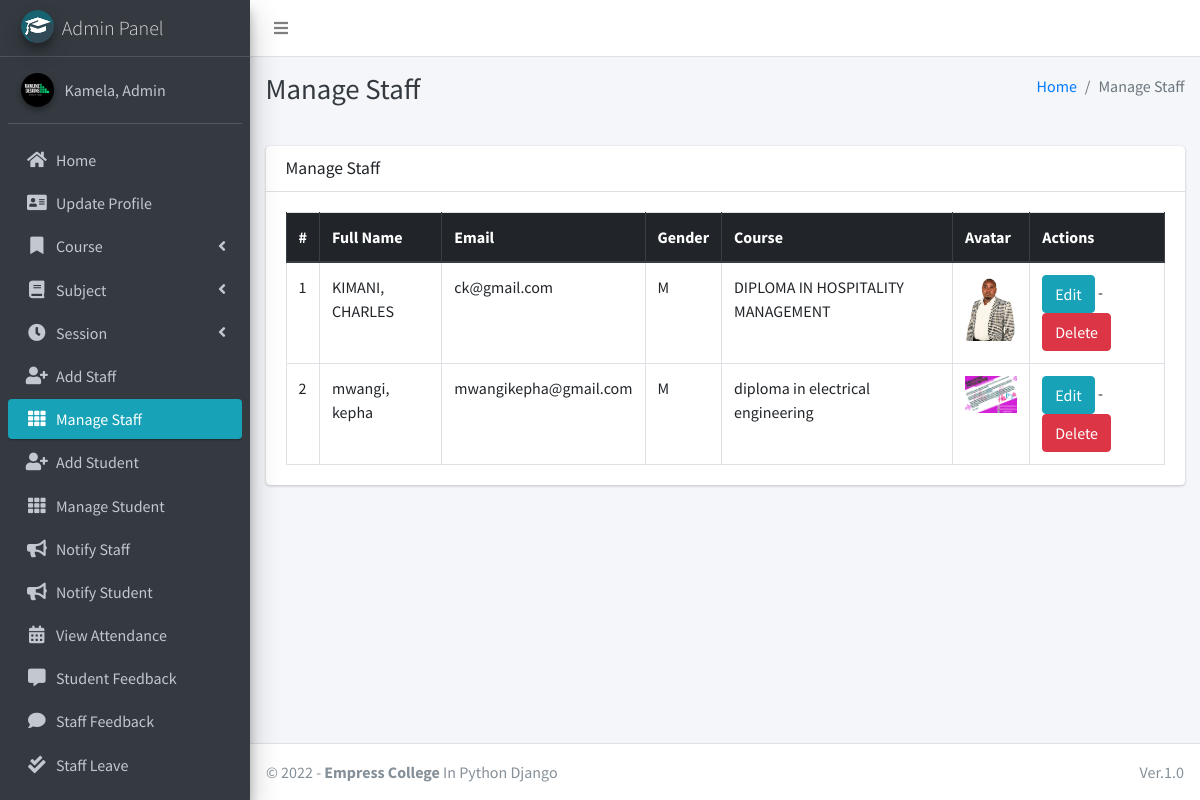
Page /staff/manage/ (signed in) on the committed database.
### main_app/models.py (models this page shows, shortened)
class CustomUser(AbstractUser):
    USER_TYPE = ((1, "HOD"), (2, "Staff"), (3, "Student"))
    GENDER = [("M", "Male"), ("F", "Female")]
    username = None  # Removed username, using email instead
    email = models.EmailField(unique=True)
    user_type = models.CharField(default=1, choices=USER_TYPE, max_length=1)
    gender = models.CharField(max_length=1, choices=GENDER)
    profile_pic = models.ImageField()
    address = models.TextField()
    fcm_token = models.TextField(default="")  # For firebase notifications
    created_at = models.DateTimeField(auto_now_add=True)
    updated_at = models.DateTimeField(auto_now=True)
    USERNAME_FIELD = "email"
    REQUIRED_FIELDS = []
    objects = CustomUserManager()
    def __str__(self):
        return self.last_name + ", " + self.first_name

class Staff(models.Model):
    course = models.ForeignKey(Course, on_delete=models.DO_NOTHING, null=True, blank=False)
    admin = models.OneToOneField(CustomUser, on_delete=models.CASCADE)

class Course(models.Model):
    name = models.CharField(max_length=120)
    created_at = models.DateTimeField(auto_now_add=True)
    updated_at = models.DateTimeField(auto_now=True)

### main_app/hod_views.py (the view)
# urls.py: path("staff/manage/", hod_views.manage_staff, name='manage_staff'),
def manage_staff(request):
    allStaff = CustomUser.objects.filter(user_type=2)
    context = {
        'allStaff': allStaff,
        'page_title': 'Manage Staff'
    }
    return render(request, "hod_template/manage_staff.html", context)

### main_app/templates/hod_template/manage_staff.html
{% extends 'main_app/base.html' %}
{% load static %}
{% block page_title %}{{page_title}}{% endblock page_title %}
{% block content %}
<section class="content">
    <div class="container-fluid">
        <div class="row">
            <div class="col-md-12">
                <div class="card">
                    <div class="card-header">
                        <h3 class="card-title">{{page_title}}</h3>
                    </div>
                    <div class="card-body">
                        <table id="example2" class="table table-bordered table-hover">
                            <thead class="thead-dark">
                                <tr>
                                    <th>#</th>
                                    <th>Full Name</th>
                                    <th>Email</th>
                                    <th>Gender</th>
                                    <th>Course</th>
                                    <th>Avatar</th>
                                    <th>Actions</th>
                                </tr>
                            </thead>
                            <tbody>
                                {% for staff in allStaff %}
                                <tr>
                                    <td>{{ forloop.counter }}</td>
                                    <td>{{staff.last_name}}, {{staff.first_name}}</td>
                                    <td>{{staff.email}}</td>
                                    <td>{{staff.gender}}</td>
                                    <td>{{staff.staff.course.name}}</td>
                                    <td>
                                        {% if staff.profile_pic == ""  %}
                                        No Image
                                        {% else %}
                                        <img class="img img-fluid mb-2" height="56" width="56"
                                            src="{{staff.profile_pic}}" alt="">
                                        {% endif %}
                                    </td>
                                    <td>
                                        <a href="{% url 'edit_staff' staff.staff.id %}" class="btn btn-info">Edit</a> -
                                        <a href="{% url 'delete_staff' staff.staff.id %}" class="btn btn-danger" onclick="return confirm('Are you sure about this ?')">Delete</a>
                                    </td>
                                </tr>
                                {% endfor %}
                            </tbody>
                        </table>
                    </div>
                </div>
            </div>
        </div>
    </div>
</section>
{% endblock content %}

### main_app/templates/main_app/sidebar_template.html (shortened to what this page needs)
{% load static %}
<aside class="main-sidebar sidebar-dark-info elevation-4">
    {% if request.user.user_type == '1' %}
    <a href="{% url 'admin_home' %}" class="brand-link">
        <img src="{% static 'dist/img/cmsl.png' %} " alt="AdminLTE Logo"
            class="brand-image img-circle elevation-3" >
        <span class="brand-text font-weight-light">Admin Panel</span>
    </a>
    <div class="sidebar">
        <div class="user-panel mt-3 pb-3 mb-3 d-flex">
            <div class="image">
                <img src="{{ request.user.profile_pic}}" class="img-circle elevation-2" alt="User Image">
            </div>
            <div class="info">
                <a href="#" class="d-block">{{user}}</a>
            </div>
        </div>
        <nav class="mt-2">
            <ul class="nav nav-pills nav-sidebar flex-column" data-widget="treeview" role="menu" data-accordion="false">
                <li class="nav-item">
                    {% url 'admin_home' as admin_home %}
                    <a href="{{admin_home}}" class="nav-link {% if admin_home == request.path %} active {% endif %}">
                        <i class="nav-icon fas fa-home"></i>
                        <p>
                            Home
                        </p>
                    </a>
                </li>
                <li class="nav-item">
                    {% url 'admin_view_profile' as admin_view_profile %}
                    <a href="{{admin_view_profile}}"
                        class="nav-link {% if admin_view_profile == request.path %} active {% endif %}">
                        <i class="nav-icon fas fa-address-card"></i>
                        <p>
                            Update Profile
                        </p>
                    </a>
                </li>
                <li class="nav-item has-treeview">
                    <a href="#" class="nav-link">
                        <i class="nav-icon fas fa-bookmark"></i>
                        <p>
                            Course
                            <i class="fas fa-angle-left right"></i>
                        </p>
                    </a>
                </li>
                <li class="nav-item has-treeview">
                    <a href="#" class="nav-link">
                        <i class="nav-icon fas fa-book"></i>
                        <p>
                            Subject
                            <i class="fas fa-angle-left right"></i>
                        </p>
                    </a>
                </li>
                <li class="nav-item has-treeview">
                    <a href="#" class="nav-link">
                        <i class="nav-icon fas fa-clock"></i>
                        <p>
                            Session
                            <i class="fas fa-angle-left right"></i>
                        </p>
                    </a>
                </li>
                <li class="nav-item">
                    {% url 'add_staff' as add_staff %}
                    <a href="{{add_staff}}" class="nav-link {% if add_staff == request.path %} active {% endif %}">
                        <i class="nav-icon fas fa-user-plus"></i>
                        <p>
                            Add Staff
                        </p>
                    </a>
                </li>
                <li class="nav-item">
                    {% url 'manage_staff' as manage_staff %}
                    {% url 'edit_staff' staff_id as edit_staff %}
                    <a href="{{manage_staff}}"
                        class="nav-link {% if manage_staff == request.path or request.path == edit_staff %} active {% endif %}">
                        <i class="nav-icon fas fa-th"></i>
                        <p>
                            Manage Staff
                        </p>
                    </a>
                </li>
                <li class="nav-item">
                    {% url 'add_student' as add_student%}
                    <a href="{{add_student}}" class="nav-link  {% if add_student == request.path %} active {% endif %}">
                        <i class="nav-icon fas fa-user-plus"></i>
                        <p>
                            Add Student
                        </p>
                    </a>
                </li>
                <li class="nav-item">
                    {% url 'manage_student' as manage_student %}
                    {% url 'edit_student' student_id as edit_student %}
                    <a href="{{manage_student}}"
                        class="nav-link  {% if edit_student == request.path or manage_student == request.path %} active {% endif %}">
                        <i class="nav-icon fas fa-th"></i>
                        <p>
                            Manage Student
                        </p>
                    </a>
                </li>
                <li class="nav-item">
                    {% url 'admin_notify_staff' as admin_notify_staff %}
                    <a href="{{admin_notify_staff}}"
                        class="nav-link {% if admin_notify_staff == request.path %} active {% endif %}">
                        <i class="nav-icon fas fa-bullhorn"></i>
                        <p>
                            Notify Staff
                        </p>
                    </a>
                </li>
                <li class="nav-item">
                    {% url 'admin_notify_student' as admin_notify_student %}
                    <a href="{{admin_notify_student}}"
                        class="nav-link {% if admin_notify_student == request.path %} active {% endif %}">
                        <i class="nav-icon fas fa-bullhorn"></i>
                        <p>
                            Notify Student
                        </p>
                    </a>
                </li>
                <li class="nav-item">
                    {% url 'admin_view_attendance' as admin_view_attendance %}
                <li class="nav-item">
                    <a href="{{admin_view_attendance}}"
                        class="nav-link  {% if admin_view_attendance == request.path %} active {% endif %}">
                        <i class="nav-icon fas fa-calendar-alt"></i>
                        <p>
                            View Attendance
                        </p>
                    </a>
                </li>
                <li class="nav-item">
                    {% url 'student_feedback_message' as student_feedback_message %}
                    <a href="{{ student_feedback_message }}"
                        class="nav-link  {% if student_feedback_message == request.path %} active {% endif %}">
                        <i class="nav-icon fas fa-comment-alt"></i>
                        <p>
                            Student Feedback
                        </p>
                    </a>
                </li>
                <li class="nav-item">
                    {% url 'staff_feedback_message' as staff_feedback_message %}
                    <a href="{{staff_feedback_message}}"
                        class="nav-link   {% if staff_feedback_message == request.path %} active {% endif %}">
                        <i class="nav-icon fas fa-comment"></i>
                        <p>
                            Staff Feedback
                        </p>
                    </a>
                </li>
                <li class="nav-item">
                    {% url 'view_staff_leave' as view_staff_leave %}
                    <a href="{{view_staff_leave}}"
                        class="nav-link  {% if view_staff_leave == request.path %} active {% endif %}">
                        <i class="nav-icon fas fa-check-double"></i>
                        <p>
                            Staff Leave
                        </p>
                    </a>
                </li>
                <li class="nav-item">
                    {% url 'view_student_leave' as view_student_leave %}
                    <a href="{% url 'view_student_leave' %}"
                        class="nav-link  {% if view_student_leave == request.path %} active {% endif %}">
                    </a>
                </li>
                                        {% endif %}
                                    </ul>
                                </nav>
                            </div>
</aside>

### rows in the picture
CustomUser: last_name+first_name "Kamela, Admin"
CustomUser: last_name "KIMANI", first_name "CHARLES", email "ck@gmail.com", gender "M", staff.course.name "DIPLOMA IN HOSPITALITY MANAGEMENT", shows a picture
CustomUser: last_name "mwangi", first_name "kepha", email "mwangikepha@gmail.com", gender "M", staff.course.name "diploma in electrical engineering", profile_pic (picture)

### other values in the picture
{{ page_title }} "Manage Staff"
